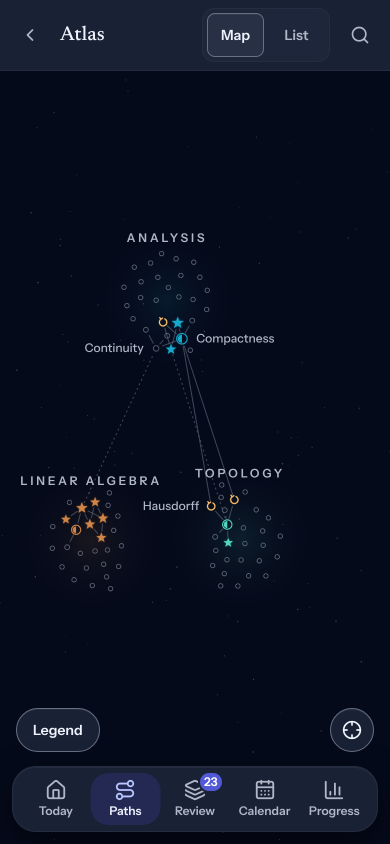
#> input picture docs/v7/golden-candidates/atlas-390x844-night.png, 780 x 1688 px (shown at 1/2 size); its folder holds 4 pictures in this run
$ python compose-golden.py
#> lines starting #> are read from the running program, lines starting #| are printed output that depends on the picture
"""Put each golden candidate's Night and Day captures side by side (Night left, Day right) with a label strip.
Usage: python3 scripts/v7/compose-golden.py docs/v7/golden-candidates"""
import sys, glob, os
from PIL import Image, ImageDraw, ImageFont
folder = sys.argv[1] if len(sys.argv) > 1 else "docs/v7/golden-candidates"
try: font = ImageFont.truetype("/usr/share/fonts/truetype/dejavu/DejaVuSans.ttf", 28)
except OSError: font = ImageFont.load_default()
for night in sorted(glob.glob(os.path.join(folder, "*-night.png"))):
    day = night.replace("-night.png", "-day.png")
    if not os.path.exists(day): continue
    a, b = Image.open(night).convert("RGB"), Image.open(day).convert("RGB")
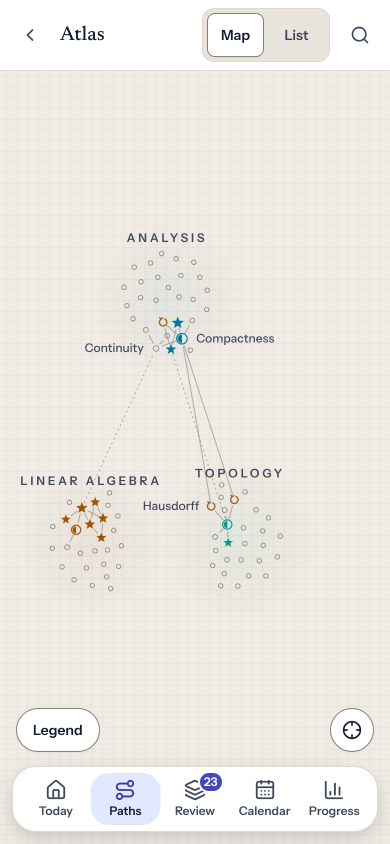
#> input picture docs/v7/golden-candidates/atlas-390x844-day.png, 780 x 1688 px (shown at 1/2 size)
#> a is the input picture: PIL image 780x1688 RGB; mean R, G, B 11.6, 17.3, 34.7
#> b is the input picture: PIL image 780x1688 RGB; mean R, G, B 236.7, 233.5, 228.2
    name = os.path.basename(night)[:-len("-night.png")]
    gap, strip = 24, 56
    if a.width > 1000:  # desktop captures: Night above Day, scaled down to keep the file reviewable
        sheet = Image.new("RGB", (a.width, a.height + b.height + gap + strip * 2), (255, 255, 255))
        sheet.paste(a, (0, strip)); sheet.paste(b, (0, strip * 2 + a.height + gap))
        draw = ImageDraw.Draw(sheet)
        draw.text((8, 12), "Night · " + name, fill=(20, 20, 30), font=font)
        draw.text((8, strip + a.height + gap + 12), "Day · " + name, fill=(20, 20, 30), font=font)
        sheet = sheet.resize((sheet.width // 2, sheet.height // 2), Image.LANCZOS)
    else:
        sheet = Image.new("RGB", (a.width + b.width + gap, max(a.height, b.height) + strip), (255, 255, 255))
#> sheet: PIL image 1584x1744 RGB; every value is 255
        sheet.paste(a, (0, strip)); sheet.paste(b, (a.width + gap, strip))
#> after `sheet.paste(a, (0, strip))`:
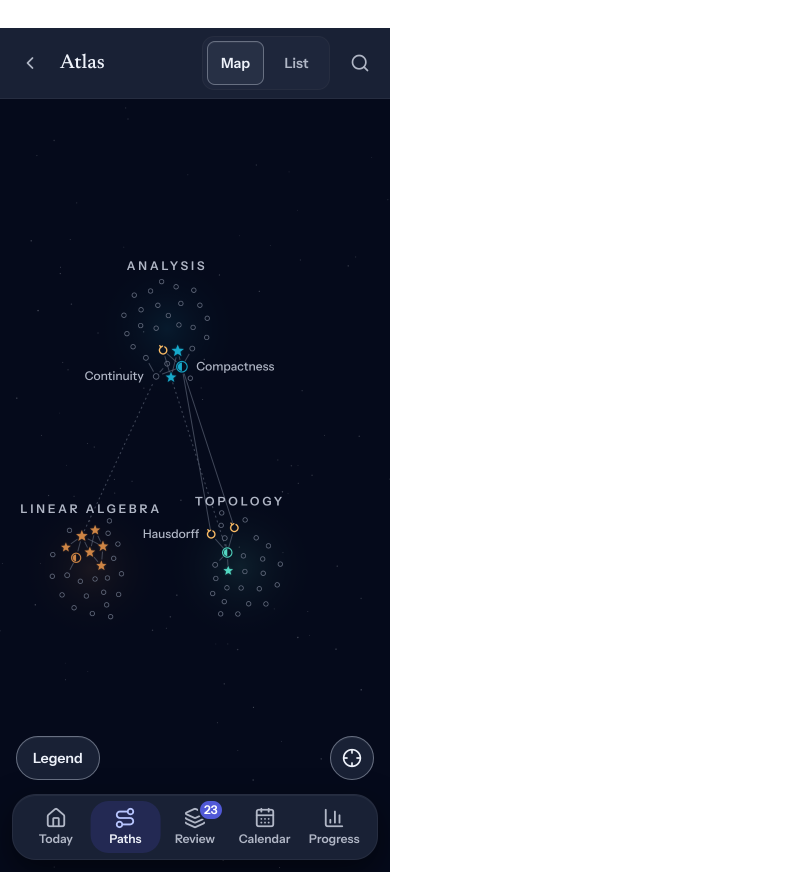
#> sheet: PIL image 1584x1744 RGB (shown at 1/2 size); mean R, G, B 139, 141.7, 150
#> after `sheet.paste(b, (a.width + gap, strip))`:
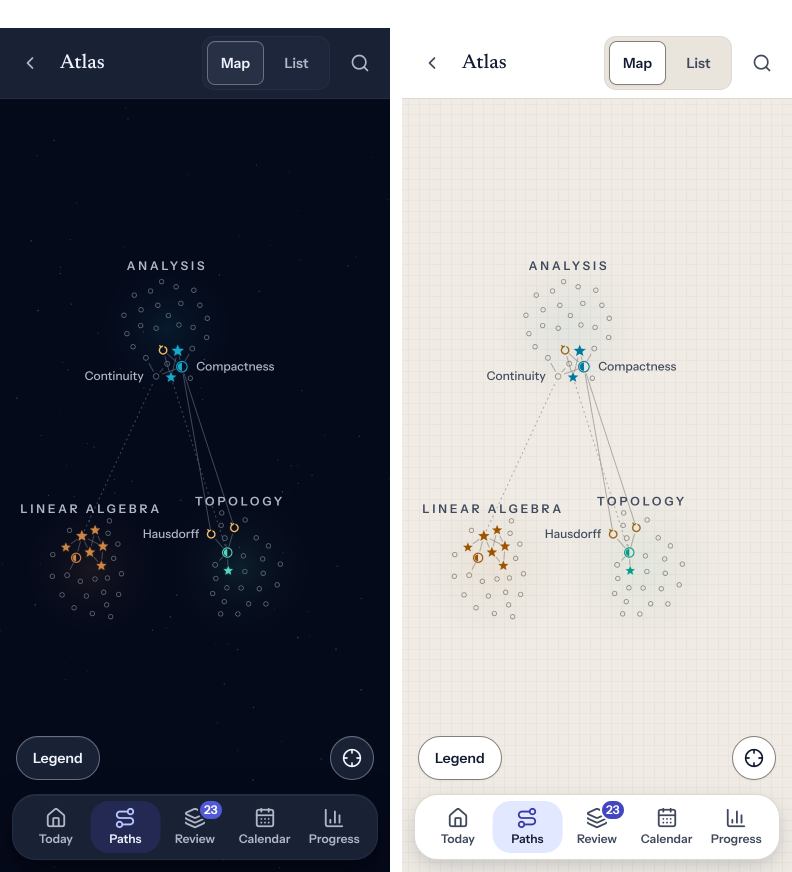
#> sheet: PIL image 1584x1744 RGB (shown at 1/2 size); mean R, G, B 130.3, 131.4, 137.2
        draw = ImageDraw.Draw(sheet)
        draw.text((8, 12), "Night · " + name, fill=(20, 20, 30), font=font)
        draw.text((a.width + gap + 8, 12), "Day · " + name, fill=(20, 20, 30), font=font)
    sheet.save(os.path.join(folder, "compare-" + name + ".png"), optimize=True)
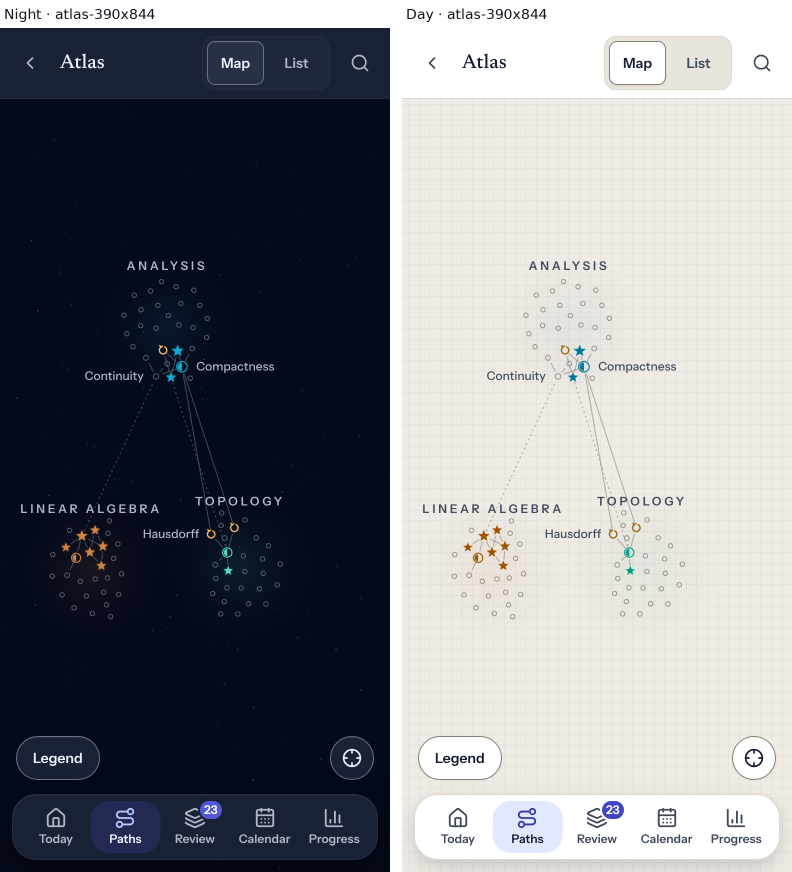
#> saved as compare-atlas-390x844.png: PIL image 1584x1744 RGB (shown at 1/2 size); mean R, G, B 130, 131.2, 137
    print("wrote compare-" + name + ".png", sheet.size)
#| wrote compare-atlas-390x844.png (1584, 1744)
#> pass 2 of the loop `for night in sorted(glob.glob(os.path.join(folder, "*-night.png"))):`:
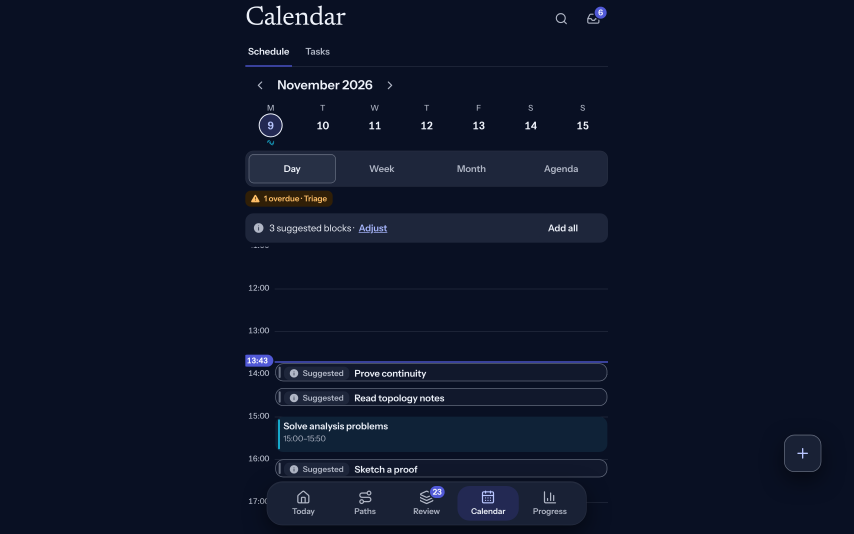
#> input picture docs/v7/golden-candidates/calendar-day-1280x800-night.png, 2560 x 1600 px (shown at 1/3 size)
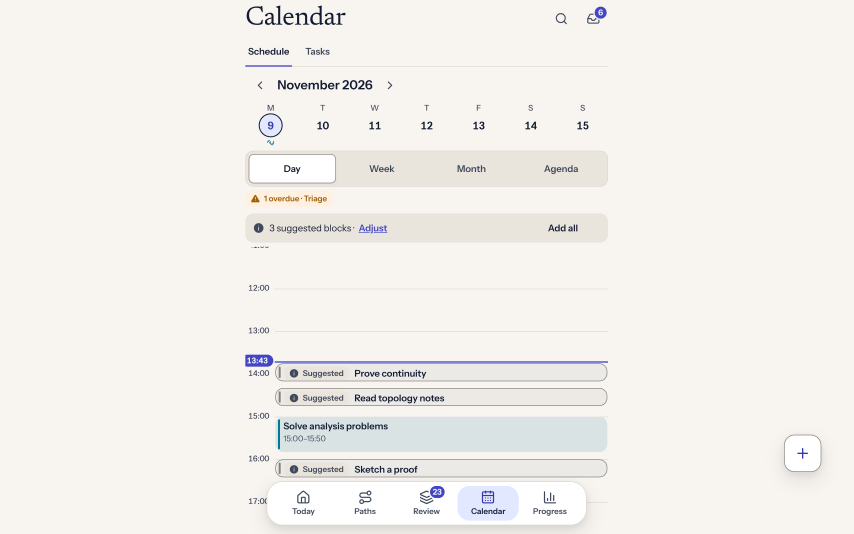
#> input picture docs/v7/golden-candidates/calendar-day-1280x800-day.png, 2560 x 1600 px (shown at 1/3 size)
#> a is the input picture: PIL image 2560x1600 RGB; mean R, G, B 13.9, 21.2, 40.5
#> b is the input picture: PIL image 2560x1600 RGB; mean R, G, B 243.1, 240.5, 236.4
#> `sheet.paste(b, (0, strip * 2 + a.height + gap))`:
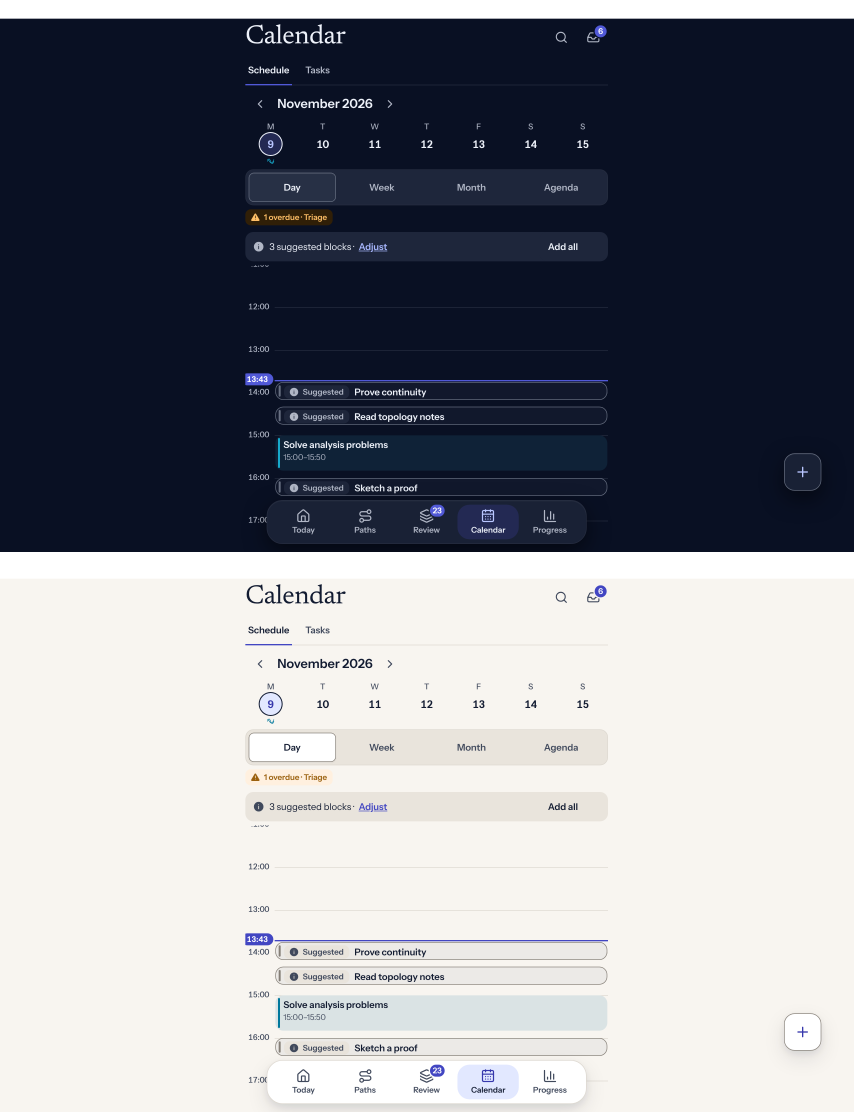
#> sheet: PIL image 2560x3336 RGB (shown at 1/3 size); mean R, G, B 133.6, 135.9, 143.2
#| wrote compare-calendar-day-1280x800.png (1280, 1668)
